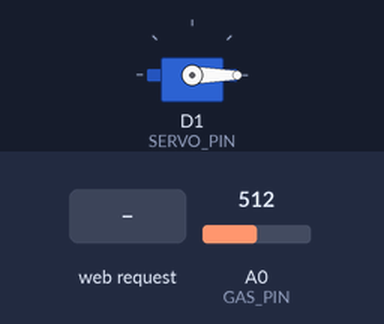
Simulated run of this sketch. Board: ESP8266 (NodeMCU). Parts: servo. The test bench sets the inputs (shaded band); at power-on: A0 (GAS_PIN) = 512. WiFi joins after 1.5 s; servers stay silent unless stated; what the sketch prints to the serial monitor is not drawn.

Above: at 2.7 s.
2.8 s: HTTP request GET /set?a=120 received
At 5.7 s:
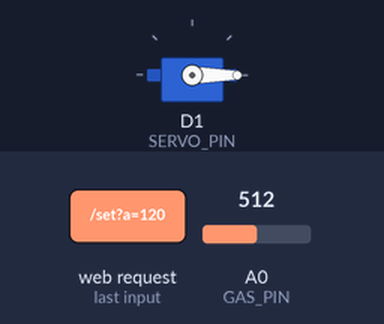
5.8 s: HTTP request GET /stop received
At 6.7 s:
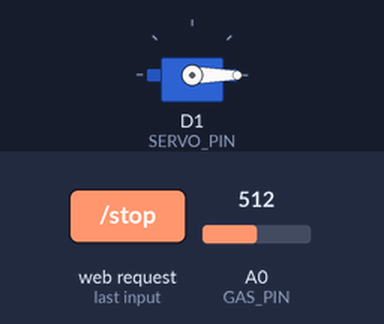
Timing chart, 0 to 8.8 s (numbered marks = the images above; inputs shaded):
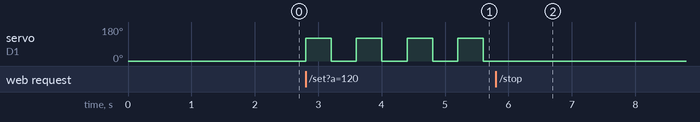

Measured:
- after the input at 2.8 s, servo on D1 (SERVO_PIN): alternates 120° for 0.40 s and 0° for 0.40 s, starting at once
- after the input at 5.8 s, servo on D1 (SERVO_PIN): stops changing and stays 0°

The sketch:

Servo_Gas.ino
```cpp
// #include <ESP8266WiFi.h>
// #include <ESPAsyncTCP.h>
// #include <ESPAsyncWebServer.h>
// #include <Servo.h>

// // ================= WIFI =================
// const char *ssid = "NGOC HOA";
// const char *password = "home1234";

// // ================= PHẦN CỨNG =================
// #define GAS_PIN   A0
// #define SERVO_PIN D1

// Servo myServo;
// AsyncWebServer server(80);

// // ================= BIẾN =================
// int gasValue = 0;
// int angleGas = 90;
// int angleNoGas = 0;
// int gasThreshold = 120;

// // DAO ĐỘNG SERVO (GIỐNG CODE JOYSTICK)
// unsigned long prevMillis = 0;
// const unsigned long interval = 400;
// bool servoState = false;

// // ================= HTML =================
// const char index_html[] PROGMEM = R"rawliteral(
// <!DOCTYPE html>
// <html>
// <head><meta charset="utf-8"><title>Gas Servo</title></head>
// <body>
// <h2>Gas Sensor</h2>
// <p>Gas Value: <b><span id="gas">---</span></b></p>

// <hr>

// <p>Angle when GAS detected</p>
// <input id="g1" type="number" min="0" max="180">

// <p>Angle when NO GAS</p>
// <input id="g2" type="number" min="0" max="180">

// <br><br>
// <button onclick="apply()">APPLY</button>

// <script>
// setInterval(()=>{
//   fetch('/status').then(r=>r.json())
//   .then(d=>document.getElementById('gas').innerHTML=d.gas);
// },1000);

// function apply(){
//   fetch(`/set?a=${g1.value}&b=${g2.value}`);
// }
// </script>
// </body>
// </html>
// )rawliteral";

// // ================= SETUP =================
// void setup() {
//   Serial.begin(115200);

//   WiFi.begin(ssid, password);
//   while (WiFi.status() != WL_CONNECTED) delay(500);

//   myServo.attach(SERVO_PIN, 500, 2500);
//   myServo.write(0);

//   server.on("/", HTTP_GET, [](AsyncWebServerRequest *r){
//     r->send_P(200, "text/html", index_html);
//   });

//   server.on("/status", HTTP_GET, [](AsyncWebServerRequest *r){
//     r->send(200, "application/json",
//       "{\"gas\":" + String(gasValue) + "}");
//   });

//   server.on("/set", HTTP_GET, [](AsyncWebServerRequest *r){
//     angleGas = constrain(r->getParam("a")->value().toInt(),0,180);
//     angleNoGas = constrain(r->getParam("b")->value().toInt(),0,180);
//     r->send(200,"text/plain","OK");
//   });

//   server.begin();
// }

// // ================= LOOP =================
// void loop() {
//   gasValue = analogRead(GAS_PIN);
//   unsigned long now = millis();

//   int targetAngle = (gasValue > gasThreshold) ? angleGas : angleNoGas;

//   if (now - prevMillis >= interval) {
//     prevMillis = now;
//     servoState = !servoState;
//     myServo.write(servoState ? targetAngle : 0);
//   }
// }


#include <ESP8266WiFi.h>
#include <ESPAsyncTCP.h>
#include <ESPAsyncWebServer.h>
#include <Servo.h>

// ================= WIFI =================
const char *ssid = "NGOC HOA";
const char *password = "home1234";

// ================= PHẦN CỨNG =================
#define SERVO_PIN D1
#define GAS_PIN   A0

Servo myServo;
AsyncWebServer server(80);

// ================= BIẾN SERVO =================
int servoAngle = 0;
bool isApplied = false;

// DAO ĐỘNG SERVO (GIỐNG CODE JOYSTICK)
unsigned long prevMillis = 0;
const unsigned long interval = 400;
bool servoState = false;

// ================= BIẾN CẢM BIẾN =================
int gasValue = 0;

// ================= HTML =================
const char index_html[] PROGMEM = R"rawliteral(
<!DOCTYPE html>
<html>
<head>
<meta charset="utf-8">
<title>Servo Manual + Gas Display</title>
<script>
setInterval(()=>{
  fetch('/status')
    .then(r=>r.json())
    .then(d=>{
      document.getElementById('gas').innerHTML = d.gas;
    });
},1000);

function apply(){
  let a=document.getElementById('a').value;
  fetch(`/set?a=${a}`);
}
function stopServo(){
  fetch('/stop');
}
</script>
</head>

<body>
<h2>Gas Sensor (Display Only)</h2>
<p>Gas value: <b><span id="gas">---</span></b></p>

<hr>

<h2>Manual Servo Control</h2>
<p>Servo Angle (0-180)</p>
<input id="a" type="number" min="0" max="180">

<br><br>
<button onclick="apply()">APPLY</button>
<button onclick="stopServo()">STOP</button>

</body>
</html>
)rawliteral";

// ================= SETUP =================
void setup() {
  Serial.begin(115200);

  pinMode(GAS_PIN, INPUT);

  WiFi.begin(ssid, password);
  while (WiFi.status() != WL_CONNECTED) {
    delay(500);
    Serial.print(".");
  }
  Serial.println("\nIP: " + WiFi.localIP().toString());

  myServo.attach(SERVO_PIN, 500, 2500);
  myServo.write(0);

  // ===== WEB =====
  server.on("/", HTTP_GET, [](AsyncWebServerRequest *r){
    r->send_P(200, "text/html", index_html);
  });

  server.on("/status", HTTP_GET, [](AsyncWebServerRequest *r){
    r->send(200, "application/json",
      "{\"gas\":" + String(gasValue) + "}");
  });

  server.on("/set", HTTP_GET, [](AsyncWebServerRequest *r){
    if (r->hasParam("a")) {
      servoAngle = constrain(r->getParam("a")->value().toInt(), 0, 180);
      isApplied = true;
      Serial.println("APPLY angle = " + String(servoAngle));
    }
    r->send(200, "text/plain", "OK");
  });

  server.on("/stop", HTTP_GET, [](AsyncWebServerRequest *r){
    isApplied = false;
    servoState = false;
    myServo.write(0);
    r->send(200, "text/plain", "STOP");
  });

  server.begin();
}

// ================= LOOP =================
void loop() {
  // CẢM BIẾN CHỈ ĐỂ HIỂN THỊ
  gasValue = analogRead(GAS_PIN);

  unsigned long now = millis();

  // CHƯA APPLY → SERVO ĐỨNG
  if (!isApplied) {
    myServo.write(0);
    servoState = false;
    return;
  }

  // DAO ĐỘNG SERVO 0 ↔ GÓC NHẬP
  if (now - prevMillis >= interval) {
    prevMillis = now;
    servoState = !servoState;
    myServo.write(servoState ? servoAngle : 0);
  }
}
```
